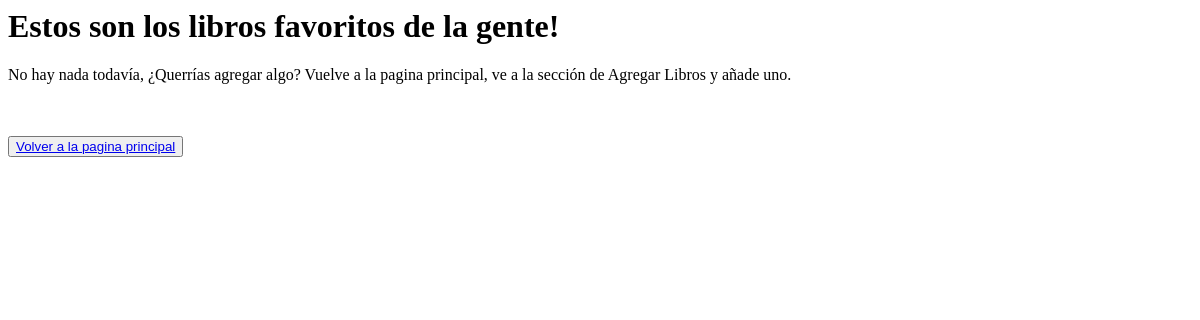
Page /librolist (signed in) on the earlier database version.
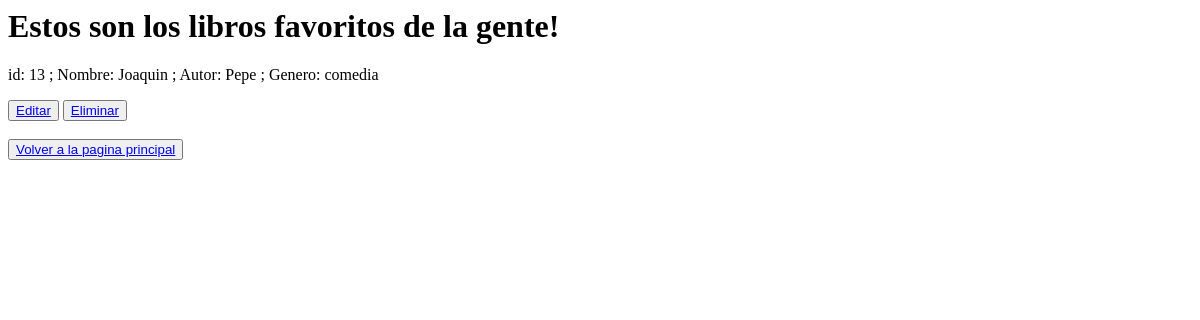
Same page on the later database version.
### AppBlog/models.py (models this page shows, shortened)
class Libros(models.Model):
    nombre = models.CharField(max_length=40)
    autor = models.CharField(max_length=40)
    genero = models.CharField(max_length=40)

### AppBlog/views.py (the view)
# urls.py: path('librolist', LibrosList.as_view(), name = 'List Libros'),
class LibrosList (LoginRequiredMixin,ListView):
    model = Libros
    template_name = 'list_libros.html'

### AppBlog/Templates/list_libros.html
<h1>Estos son los libros favoritos de la gente!</h1>
<tbody>
    {% if object_list %}
    {% for Libros in object_list %}
        <p> id: {{Libros.id}} ;
        Nombre: {{Libros.nombre}} ; Autor: {{Libros.autor}} ; Genero: {{Libros.genero}} </p>
        {% if request.user == post.owner or request.user.is_superuser%}
        <button>
            <a href="{% url 'Actualizar Libro'  Libros.id %}">Editar</a>
        </button>
        <button>
            <a href="{% url 'Eliminar Libro'  Libros.id %}">Eliminar</a>
        </button>
        {% endif %}
    {% endfor %}
    {% else %}
    <p> No hay nada todavía, ¿Querrías agregar algo? Vuelve a la pagina principal, ve a la sección de Agregar Libros y añade uno. </p>
    {% endif %}
    <br><br>
    <button>
        <a href='{% url 'Home' %}' >Volver a la pagina principal</a>
    </button>

Differences in the rows shown:
added Libros: id "13", nombre "Joaquin", autor "Pepe", genero "comedia"
Other differences:
text no longer shown: "No hay nada todavía, ¿Querrías agregar algo? Vuelve a la pagina principal, ve a la sección de Agregar Libros y añade uno."
